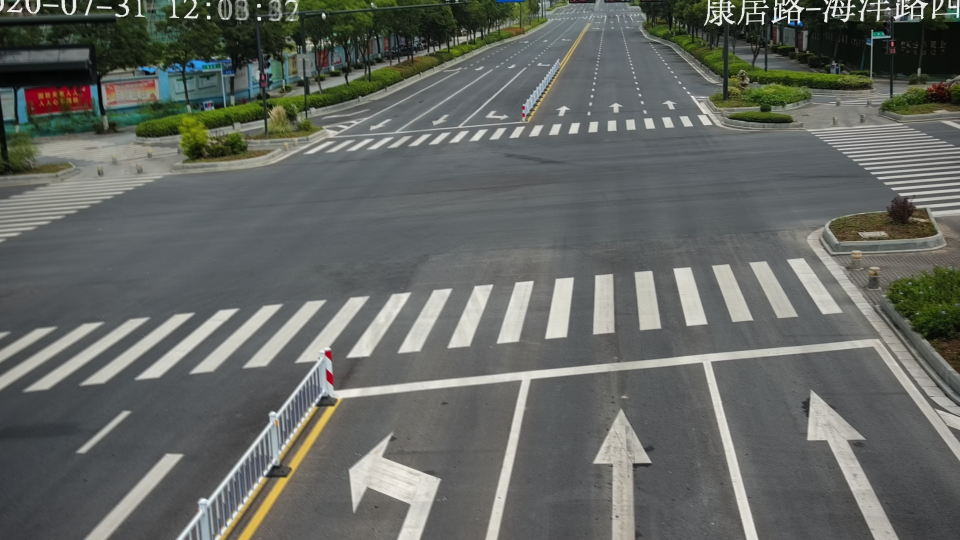
#> input picture west_1.jpg, 1920 x 1080 px, found by its file name (shown at 1/2 size)
$ python image_homography.py
#> lines starting #> are read from the running program, lines starting #| are printed output that depends on the picture; after the words box and inside, x2 and y2 are one past the last pixel; in counts of white or black regions, pixels touching at a corner belong together
import cv2
import numpy
import numpy as np

# Searches for linear equation variables
# y = kx + b
def find_line_equation(line):
    x1, y1, x2, y2 = line
    k = (y1 - y2) / (x1 - x2)
    b = y2 - k * x2
    return {'k': k, 'b': b}


# Looking for the point where the lines intersect
def find_intersection_point(line_a, line_b):
    x = int((line_b['b'] - line_a['b'])/(line_a['k'] - line_b['k']))
    y = int(line_b['k'] * x + line_b['b'])
    return x, y


def line_detection(img):
    height, width, _ = img.shape

    # Convert the img to grayscale
    gray = cv2.cvtColor(img, cv2.COLOR_BGR2GRAY)
    # cv2.imshow('gray', cv2.resize(gray, (400, 300)))

    # Darkness
    darkGrey = cv2.addWeighted(gray, 0.4, np.zeros(gray.shape, gray.dtype), 0.6, 0.0)
    # cv2.imshow("DarkGrey", cv2.resize(darkGrey, (400, 300)))

    # HLS
    imgHLS = cv2.cvtColor(img, cv2.COLOR_BGR2HLS)
    # cv2.imshow("imgHLS", cv2.resize(imgHLS, (400, 300)))

    # Yellow highlight
    HLSYellow = cv2.inRange(imgHLS, (10, 100, 60), (40, 255, 255))
    # cv2.imshow("HLSYellow", cv2.resize(HLSYellow, (400, 300)))

    # White highlight
    HLSWhite = cv2.inRange(imgHLS, (0, 180, 0), (255, 255, 255))
    # cv2.imshow("HLSWhite", cv2.resize(HLSWhite, (400, 300)))

    # Create Mask
    mask = cv2.bitwise_or(HLSWhite, HLSYellow)
    finallyMask = cv2.bitwise_and(darkGrey, darkGrey, mask=mask)
    # cv2.imshow("finallyMask", cv2.resize(finallyMask, (400, 300)))

    # GaussianBlur for Mask
    gauss = cv2.GaussianBlur(finallyMask, (7, 7), cv2.BORDER_DEFAULT)
    # cv2.imshow("GaussianBlur", cv2.resize(gauss, (400, 300)))

    # Canny for GaussianBlur
    edges = cv2.Canny(gauss, 50, 150, apertureSize=7)
    # cv2.imshow('Canny', cv2.resize(edges, (400, 300)))

    # Line detection
    lines = cv2.HoughLinesP(edges, 1, np.pi/180, 200, minLineLength=height-height//2, maxLineGap=height)

    start_left_line = [width, 0, width, height]
    left_line = start_left_line
    start_right_line = [0, 0, 0, height]
    right_line = start_right_line

    start_down_line = [0, height, width, height]
    down_line = start_down_line

    vertical_line = []

    for line in lines:

        x1, y1, x2, y2 = line[0]
        # cv2.line(img, (x1, y1), (x2, y2), (0, 127, 127), 2)
        # Classification vertical lines
        if y2 > height-height//4 and y1 < height//4:
            # View lines
            # cv2.line(img, (x1, y1), (x2, y2), (0, 0, 127), 2)
            vertical_line.append([x1, y1, x2, y2])

        if y1 > height-height//4 and y2 < height//4:
            # View lines
            # cv2.line(img, (x2, y2), (x1, y1), (0, 127, 0), 2)
            vertical_line.append([x2, y2, x1, y1])

        # TODO: redo please
        # Classification horizontal lines
        if y1 > height//2 and y2 > height//2:
            # View lines
            # cv2.line(img, (x1, y1), (x2, y2), (127, 0, 0), 2)
            if y1 < down_line[1] and y2 < down_line[3]:
                down_line = [x1, y1, x2, y2]
            continue

    for line in vertical_line:
        if line[2] > right_line[2]:
            right_line = line
        if line[2] < left_line[2]:
            left_line = line


    # TODO: bad idea
    # Find up line
    up_line = (down_line[0], down_line[1] - height // 3, down_line[2], down_line[3] - height // 3)

    if right_line == start_right_line:
        print('right line not found')
    if left_line == start_left_line:
        print('left line not found')
    if down_line == start_down_line:
        print('down line not found')
    return left_line, right_line, up_line, down_line


def point_detection(left_line, right_line, up_line, down_line):
    # Calculation of the equation of a straight line
    right_line_equation = find_line_equation(right_line)
    left_line_equation = find_line_equation(left_line)
    down_line_equation = find_line_equation(down_line)
    up_line_equation = find_line_equation(up_line)

    # Calculation point
    point_rd = find_intersection_point(right_line_equation, down_line_equation)
    point_ru = find_intersection_point(right_line_equation, up_line_equation)
    point_ld = find_intersection_point(left_line_equation, down_line_equation)
    point_lu = find_intersection_point(left_line_equation, up_line_equation)

    return point_lu, point_ru, point_rd, point_ld


def image_homography(img):

    height, width, _ = img.shape
    # TODO: remove magic
    magic_indent = 150

    left_line, right_line, up_line, down_line = line_detection(img)

    # [5 lines of commented-out code are left out]

    point_lu, point_ru, point_rd, point_ld = point_detection(left_line, right_line, up_line, down_line)

    # View point
    # cv2.circle(img, point_rd, 6, (0, 0, 255), -1)
    # cv2.circle(img, point_ru, 6, (0, 0, 255), -1)
    # cv2.circle(img, point_ld, 6, (0, 0, 255), -1)
    # cv2.circle(img, point_lu, 6, (0, 0, 255), -1)

    # TODO: remove magic
    # create transformation point
    new_point_ld = point_lu[0], height - magic_indent
    new_point_rd = point_ru[0], height - magic_indent

    # View new point
    # cv2.circle(img, new_point_ld, 6, (255, 0, 255), -1)
    # cv2.circle(img, new_point_rd, 6, (255, 0, 255), -1)

    # Image homography
    img_square_corners = np.float32([point_ru, point_lu, point_ld, point_rd])
    img_quad_corners = np.float32([point_ru, point_lu, new_point_ld, new_point_rd])
    h, mask = cv2.findHomography(img_square_corners, img_quad_corners)
    bird_view = cv2.warpPerspective(img, h, (width, height))

    return bird_view


def start(path, name):
#> called with path = '../dataset/BirdView/001---changzhou', name = 'west_1.jpg'
    full_path = path + '/' + name

    img = cv2.imread(full_path)
#> img is the input picture: shape (1080, 1920, 3); mean B, G, R 98.6, 103.1, 99.9
    try:
        bird_view = image_homography(img)
#> in line_detection, `darkGrey = cv2.addWeighted(gray, 0.4, np.zeros(gray.shape, gray.dtype)..`:
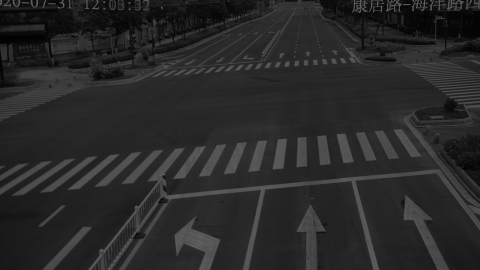
#> darkGrey: shape (1080, 1920) (shown at 1/4 size); min 0, max 100, mean 40.7
#> in line_detection, `HLSYellow = cv2.inRange(imgHLS, (10, 100, 60), (40, 255, 255))`:
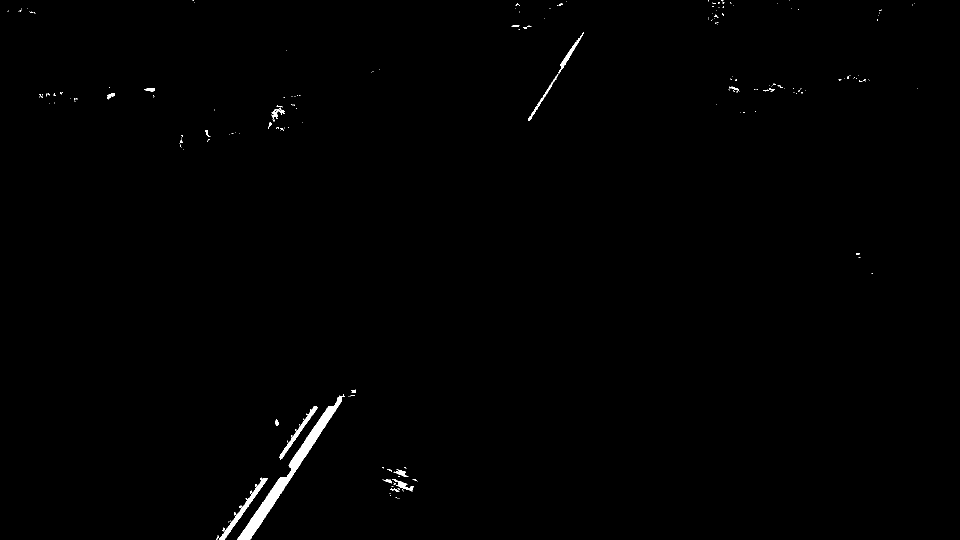
#> HLSYellow: shape (1080, 1920) (shown at 1/2 size); 0.56% white; 210 white regions (185 under 20 px), largest, box (x1, y1, x2, y2) and area: (475, 789, 689, 1080) 6129, (439, 955, 535, 1080) 1343, (559, 813, 636, 920) 927
#> in line_detection, `mask = cv2.bitwise_or(HLSWhite, HLSYellow)`:
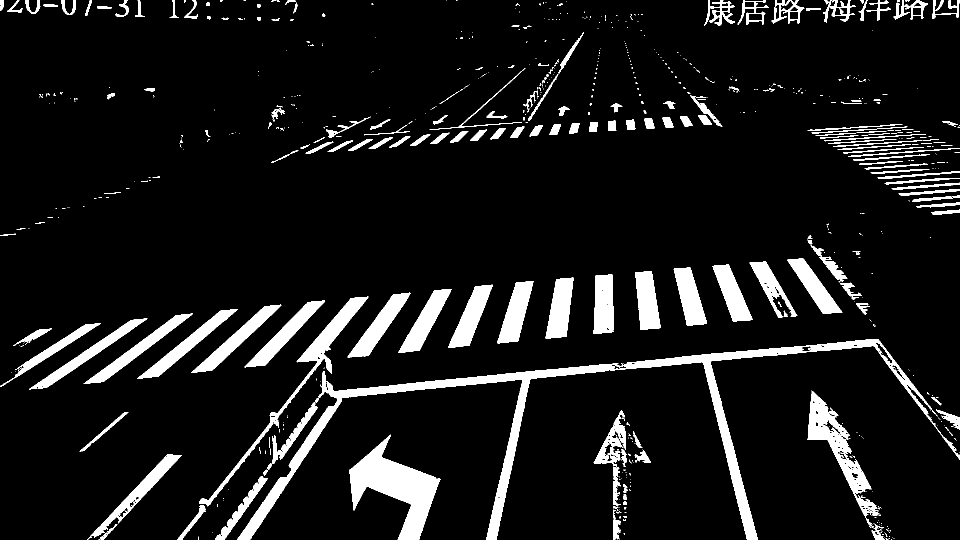
#> mask: shape (1080, 1920) (shown at 1/2 size); 9.2% white; 730 white regions (534 under 20 px), largest, box (x1, y1, x2, y2) and area: (475, 678, 1920, 1080) 36644, (699, 869, 881, 1080) 15263, (1615, 781, 1759, 1032) 8111
#> in line_detection, `edges = cv2.Canny(gauss, 50, 150, apertureSize=7)`:
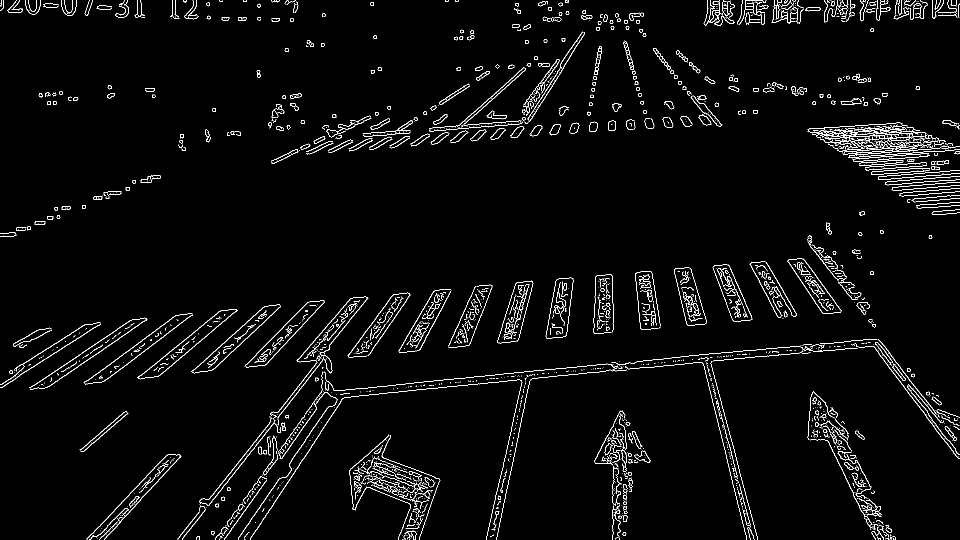
#> edges: shape (1080, 1920) (shown at 1/2 size); 2.9% white in thin lines or dots
#> in line_detection, `lines = cv2.HoughLinesP(edges, 1, np.pi/180, 200, minLineLength=height..`: lines = 28 rows, first 6: [408, 1014, 1176, 30], [430, 1078, 1166, 65], [365, 1077, 1182, 31], [542, 1016, 1107, 147], [1234, 27, 1515, 1077], [283, 995, 1178, 35]
#> the loop in line_detection, `for line in lines: ` made 28 passes
#> after the loop in line_detection, `for line in lines:`: vertical_line = 18 items, first 6: [1176, 30, 408, 1014], [1166, 65, 430, 1078], [1182, 31, 365, 1077], [1107, 147, 542, 1016], [1234, 27, 1515, 1077], [1178, 35, 283, 995]
#> the loop in line_detection, `for line in vertical_line:` made 18 passes
#> right_line on passes 2, 4, 5, 15, 18: [1166, 65, 430, 1078], [1107, 147, 542, 1016], [1234, 27, 1515, 1077], [1399, 231, 1915, 915], [1259, 35, 1917, 909]
#> in line_detection, `up_line = (down_line[0], down_line[1] - height // 3, down_line[2], dow..`: up_line = (224, 484, 1760, 322)
#> in image_homography, `left_line, right_line, up_line, down_line = line_detection(img)`: left_line = [1074, 114, 185, 1067]; right_line = [1259, 35, 1917, 909]; up_line = (224, 484, 1760, 322); down_line = [224, 844, 1760, 682]
#> in find_line_equation, `x1, y1, x2, y2 = line`: x1 = 1259; y1 = 35; x2 = 1917; y2 = 909
#> in find_line_equation, `k = (y1 - y2) / (x1 - x2)`: k = 1.33
#> in find_line_equation, `b = y2 - k * x2`: b = -1637.3
#> in point_detection, `right_line_equation = find_line_equation(right_line)`: right_line_equation = {'k': 1.33, 'b': -1637.3}
#> in point_detection, `left_line_equation = find_line_equation(left_line)`: left_line_equation = {'k': -1.07, 'b': 1265.3}
#> in point_detection, `down_line_equation = find_line_equation(down_line)`: down_line_equation = {'k': -0.105, 'b': 867.6}
#> in point_detection, `up_line_equation = find_line_equation(up_line)`: up_line_equation = {'k': -0.105, 'b': 507.6}
#> in find_intersection_point, `x = int((line_b['b'] - line_a['b'])/(line_a['k'] - line_b['k']))`: x = 1747
#> in find_intersection_point, `y = int(line_b['k'] * x + line_b['b'])`: y = 683
#> in point_detection, `point_rd = find_intersection_point(right_line_equation, down_line_equa..`: point_rd = (1747, 683)
#> in point_detection, `point_ru = find_intersection_point(right_line_equation, up_line_equati..`: point_ru = (1496, 349)
#> in point_detection, `point_ld = find_intersection_point(left_line_equation, down_line_equat..`: point_ld = (411, 824)
#> in point_detection, `point_lu = find_intersection_point(left_line_equation, up_line_equation)`: point_lu = (783, 425)
#> in image_homography, `point_lu, point_ru, point_rd, point_ld = point_detection(left_line, ri..`: point_ru = (1496, 349); point_rd = (1747, 683); point_ld = (411, 824)
#> in image_homography, `new_point_ld = point_lu[0], height - magic_indent`: new_point_ld = (783, 930)
#> in image_homography, `new_point_rd = point_ru[0], height - magic_indent`: new_point_rd = (1496, 930)
#> in image_homography, `img_square_corners = np.float32([point_ru, point_lu, point_ld, point_r..`: img_square_corners = [[1496, 349], [783, 425], [411, 824], [1747, 683]]
#> in image_homography, `img_quad_corners = np.float32([point_ru, point_lu, new_point_ld, new_p..`: img_quad_corners = [[1496, 349], [783, 425], [783, 930], [1496, 930]]
#> in image_homography, `h, mask = cv2.findHomography(img_square_corners, img_quad_corners)`: h = [[408.2, 1070.7, -458992.8], [81.43, 1405.9, -489950.7], [0.0233, 0.903, 1]]; mask = [1, 1, 1, 1]
#> in image_homography, `bird_view = cv2.warpPerspective(img, h, (width, height))`:
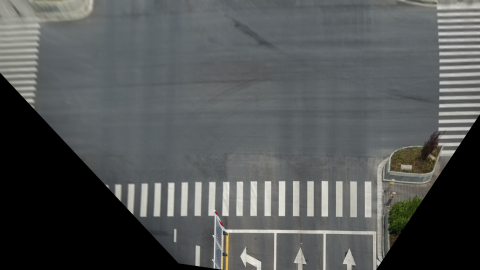
#> bird_view: shape (1080, 1920, 3) (shown at 1/4 size); mean B, G, R 86.1, 86.2, 83.5

        # View image
        cv2.imshow('ld_' + name, cv2.resize(img, (400, 300)))
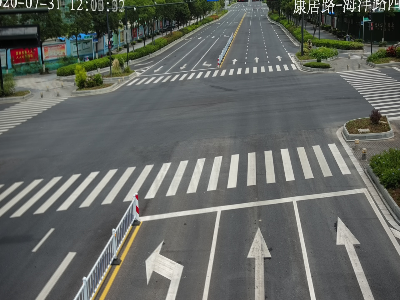
#> window 'ld_west_1.jpg': shape (300, 400, 3); mean B, G, R 98.6, 103.1, 99.8
        cv2.imwrite('../../out/ld_' + name, img)

        cv2.imshow('h_' + name, cv2.resize(bird_view, (400, 300)))
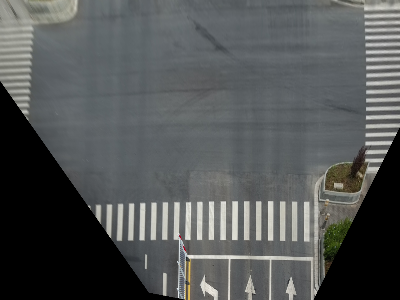
#> window 'h_west_1.jpg': shape (300, 400, 3); mean B, G, R 86.1, 86.1, 83.5
        cv2.imwrite('../../out/h_' + name, bird_view)
    except Exception as e:
        print('Error: ', name)
        print(e)


if __name__ == '__main__':

    # path = '../resources/dataset/crossroad3/'
    path = '../dataset/BirdView/001---changzhou'

    start(path, 'west_1.jpg')
    # start(path, 'east_1.jpg')
    # start(path, 'south_1.jpg')
    # start(path, 'north_1.jpg')

    cv2.waitKey()

$ run again, with east_1.jpg copied over west_1.jpg
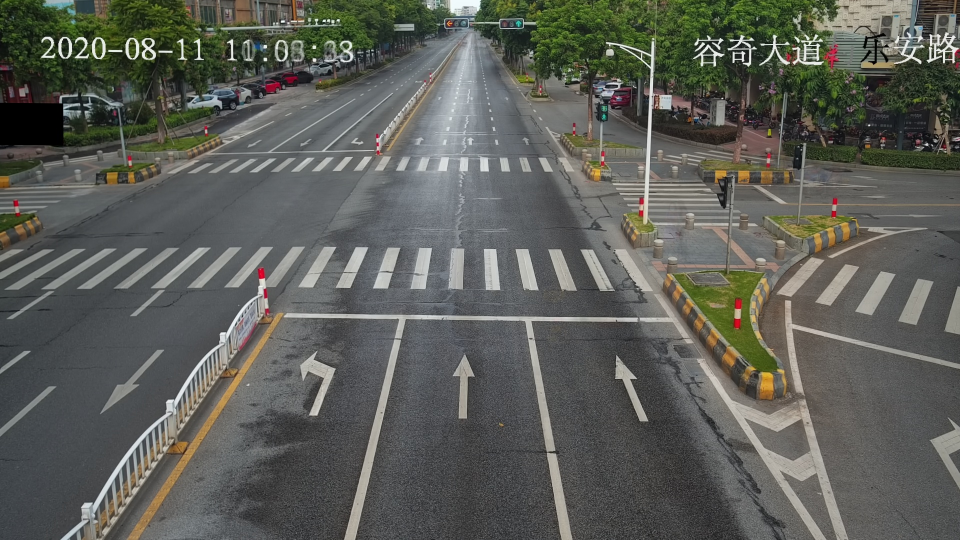
#> input picture east_1.jpg, 1920 x 1080 px, found by its file name (shown at 1/2 size)
#> in start, img is the input picture: shape (1080, 1920, 3); mean B, G, R 87.9, 94, 92.4
#> imgHLS: shape (1080, 1920, 3); mean of channels 0, 1, 2 60.2, 91.3, 22.4
#> in line_detection, `HLSYellow = cv2.inRange(imgHLS, (10, 100, 60), (40, 255, 255))`:
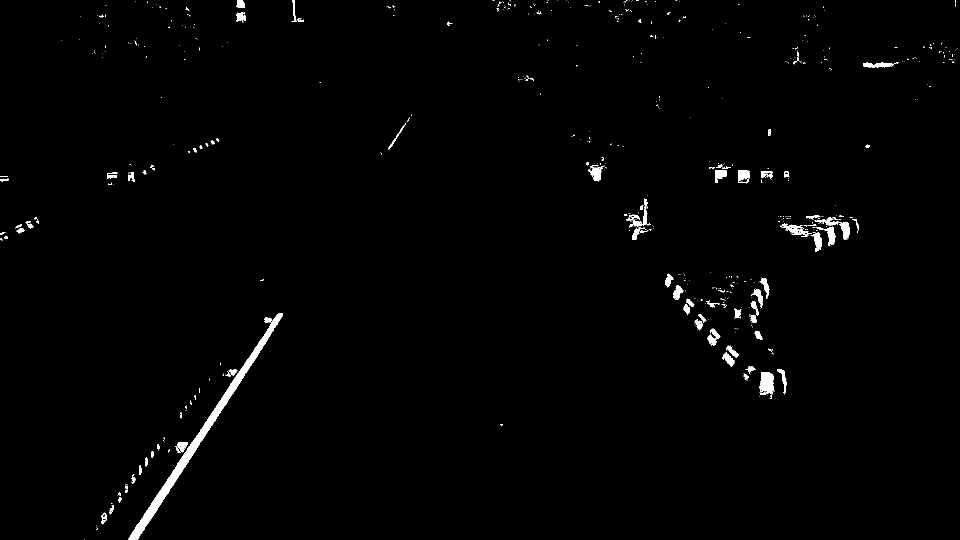
#> HLSYellow: shape (1080, 1920) (shown at 1/2 size); 1.1% white; 561 white regions (466 under 20 px), largest, box (x1, y1, x2, y2) and area: (257, 626, 566, 1080) 7658, (1519, 744, 1549, 790) 1029, (1258, 397, 1295, 453) 527
#> HLSWhite: shape (1080, 1920); 3.3% white; 1512 white regions (1255 under 20 px), largest, box (x1, y1, x2, y2) and area: (568, 627, 1161, 678) 4787, (878, 74, 944, 262) 2989, (1212, 83, 1311, 447) 2853
#> edges: shape (1080, 1920); 2.7% white in thin lines or dots
#> lines = 19 rows, first 6: [277, 1076, 826, 230], [712, 1079, 960, 2], [706, 1077, 951, 16], [270, 1054, 826, 229], [354, 927, 825, 228], [148, 1056, 959, 17]
#> the loop in line_detection, `for line in lines: ` made 19 passes
#> after the loop in line_detection, `for line in lines:`: vertical_line = 16 items, first 6: [826, 230, 277, 1076], [960, 2, 712, 1079], [951, 16, 706, 1077], [826, 229, 270, 1054], [825, 228, 354, 927], [959, 17, 148, 1056]
#> the loop in line_detection, `for line in vertical_line:` made 16 passes
#> in line_detection, `up_line = (down_line[0], down_line[1] - height // 3, down_line[2], dow..`: up_line = (472, 272, 1598, 292)
#> in image_homography, `left_line, right_line, up_line, down_line = line_detection(img)`: left_line = [959, 15, 141, 1062]; right_line = [944, 24, 1618, 1062]; up_line = (472, 272, 1598, 292); down_line = [472, 632, 1598, 652]
#> in find_line_equation, `x1, y1, x2, y2 = line`: x1 = 944; y1 = 24; x2 = 1618; y2 = 1062
#> k = 1.54
#> b = -1429.8
#> right_line_equation = {'k': 1.54, 'b': -1429.8}
#> left_line_equation = {'k': -1.28, 'b': 1242.5}
#> down_line_equation = {'k': 0.0178, 'b': 623.6}
#> up_line_equation = {'k': 0.0178, 'b': 263.6}
#> x = 1348
#> y = 647
#> in point_detection, `point_rd = find_intersection_point(right_line_equation, down_line_equa..`: point_rd = (1348, 647)
#> in point_detection, `point_ru = find_intersection_point(right_line_equation, up_line_equati..`: point_ru = (1112, 283)
#> in point_detection, `point_ld = find_intersection_point(left_line_equation, down_line_equat..`: point_ld = (476, 632)
#> in point_detection, `point_lu = find_intersection_point(left_line_equation, up_line_equation)`: point_lu = (754, 277)
#> in image_homography, `point_lu, point_ru, point_rd, point_ld = point_detection(left_line, ri..`: point_ru = (1112, 283); point_rd = (1348, 647); point_ld = (476, 632)
#> new_point_ld = (754, 930)
#> new_point_rd = (1112, 930)
#> img_square_corners = [[1112, 283], [754, 277], [476, 632], [1348, 647]]
#> img_quad_corners = [[1112, 283], [754, 277], [754, 930], [1112, 930]]
#> in image_homography, `h, mask = cv2.findHomography(img_square_corners, img_quad_corners)`: h = [[-11.96, -47.07, 12725.8], [0.847, -68.61, 14937.7], [0.000496, -0.0496, 1]]; mask = [1, 1, 1, 1]
#> in start, `cv2.imshow('h_' + name, cv2.resize(bird_view, (400, 300)))`:
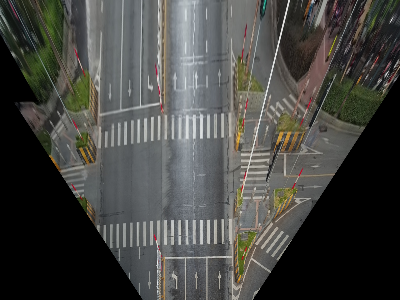
#> window 'h_west_1.jpg': shape (300, 400, 3); mean B, G, R 66.8, 70.2, 69.9
